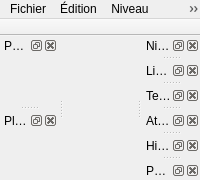
<?xml version="1.0" encoding="UTF-8"?>
<ui version="4.0">
 <class>EditorMainWindow</class>
 <!-- Chassis de l'editeur (LOT-68, EX-IHM-073/EX-IHM-074).

      La barre de menus est organisee PAR NATURE D'ACTION (fichier, edition, niveau, affichage,
      atelier, aide) et non plus par ordre d'arrivee : « Enregistrer » et « Annuler » vivaient dans
      un menu « Niveau » qui n'etait ni l'un ni l'autre. Les reglages nombreux et homogenes
      (calques, panneaux, theme) sont regroupes en SOUS-MENUS : le menu « Affichage » alignait
      vingt-trois entrees a plat, ce qui ne se parcourt pas.

      Les commandes elles-memes ne sont PAS declarees ici : elles viennent du catalogue d'actions
      (hmi::editorActionCatalog), source unique exigee par EX-IHM-055. Le .ui declare les menus,
      leurs separateurs et les actions qui n'ont pas de commande derriere elles. -->
 <widget class="QMainWindow" name="EditorMainWindow">
  <property name="dockNestingEnabled"><bool>true</bool></property>
  <!-- Widget central : coquille exigee par Qt pour une QMainWindow, remplacee en code par le
       QStackedWidget (menu/options/viewport). -->
  <widget class="QWidget" name="centralHost"/>

  <!-- Barres d'outils : declarees ici (LOT-68) plutot que construites en code. Une seule est
       visible a la fois, selon l'espace de travail actif (hmi::dressingForWorkspace). -->
  <widget class="QToolBar" name="EditorToolBar">
   <property name="movable"><bool>false</bool></property>
   <attribute name="toolBarArea"><enum>TopToolBarArea</enum></attribute>
   <attribute name="toolBarBreak"><bool>false</bool></attribute>
  </widget>
  <widget class="QToolBar" name="PixelToolBar">
   <property name="movable"><bool>false</bool></property>
   <attribute name="toolBarArea"><enum>TopToolBarArea</enum></attribute>
   <attribute name="toolBarBreak"><bool>false</bool></attribute>
  </widget>

  <widget class="QMenuBar" name="menubar">
   <widget class="QMenu" name="fileMenu">
    <property name="title"><string>Fichier</string></property>
    <!-- Enregistrer, Renommer : inseres en code depuis le catalogue, avant actResize. -->
    <addaction name="actResize"/>
    <addaction name="separator"/>
    <addaction name="actQuit"/>
   </widget>
   <widget class="QMenu" name="editMenu">
    <property name="title"><string>Édition</string></property>
    <!-- Annuler, Refaire, Copier, Coller : inseres en code depuis le catalogue. -->
   </widget>
   <widget class="QMenu" name="levelMenu">
    <property name="title"><string>Niveau</string></property>
    <!-- Essayer : insere en code depuis le catalogue. -->
   </widget>
   <widget class="QMenu" name="viewMenu">
    <property name="title"><string>Affichage</string></property>
    <!-- Recadrer, Grille, Mode de rendu : inseres en code, avant les sous-menus. -->
    <addaction name="separator"/>
    <addaction name="workspaceMenu"/>
    <addaction name="layersMenu"/>
    <addaction name="panelsMenu"/>
    <addaction name="themeMenu"/>
   </widget>
   <widget class="QMenu" name="workshopMenu">
    <property name="title"><string>Atelier</string></property>
    <!-- Ouvrir/Nouveau/Enregistrer/Enregistrer sous, miroirs et rotations : inseres en code.
         Ce menu n'existe que dans l'espace « Atelier pixel art ». -->
   </widget>
   <widget class="QMenu" name="helpMenu">
    <property name="title"><string>Aide</string></property>
    <!-- Aperçu des raccourcis : insere en code depuis le catalogue. -->
   </widget>

   <!-- Sous-menu Espace de travail : trois entrees exclusives depuis le LOT-69 (mode creation).
        Le selecteur vit ICI et nulle part ailleurs (EX-IHM-062) ; le mettre aussi en barre
        d'outils y remettrait des boutons que le LOT-68 vient d'en retirer. -->
   <widget class="QMenu" name="workspaceMenu">
    <property name="title"><string>Espace de travail</string></property>
    <addaction name="actWorkspaceLevel"/>
    <addaction name="actWorkspacePlanes"/>
    <addaction name="actWorkspacePixelArt"/>
   </widget>
   <!-- Sous-menu Calques : les sept actions suivent l'ORDRE DE DESSIN (hmi::RenderLayer,
        EX-REN-014). Elles sont declarees ici, mais leur connexion au viewport est derivee de
        l'enumeration, jamais recopiee. -->
   <widget class="QMenu" name="layersMenu">
    <property name="title"><string>Calques</string></property>
    <addaction name="actLayerBackground"/>
    <addaction name="actLayerPlaneBehind"/>
    <addaction name="actLayerShadow"/>
    <addaction name="actLayerTileSkin"/>
    <addaction name="actLayerObjects"/>
    <addaction name="actLayerPlayer"/>
    <addaction name="actLayerPlaneFront"/>
    <addaction name="separator"/>
    <addaction name="actShowAllLayers"/>
   </widget>
   <!-- Sous-menu Panneaux : les bascules de visibilite des docks sont ajoutees en code
        (toggleViewAction, dynamiques et propres a l'espace actif). -->
   <widget class="QMenu" name="panelsMenu">
    <property name="title"><string>Panneaux</string></property>
    <addaction name="separator"/>
    <addaction name="actFollowActiveTool"/>
    <addaction name="actResetLayout"/>
   </widget>
   <widget class="QMenu" name="themeMenu">
    <property name="title"><string>Thème</string></property>
    <addaction name="actThemeSystem"/>
    <addaction name="actThemeLight"/>
    <addaction name="actThemeDark"/>
   </widget>

   <addaction name="fileMenu"/>
   <addaction name="editMenu"/>
   <addaction name="levelMenu"/>
   <addaction name="viewMenu"/>
   <addaction name="workshopMenu"/>
   <addaction name="helpMenu"/>
  </widget>

  <!-- Panneaux dockables : coquilles nommées (objectName stable pour la persistance QSettings) ;
       leur contenu (arbre de palette, outils, navigateur) est branché en code (setWidget). -->
  <widget class="QDockWidget" name="PalettePanel">
   <property name="windowTitle"><string>Palette</string></property>
   <attribute name="dockWidgetArea"><number>1</number></attribute>
   <widget class="QWidget" name="paletteContents"/>
  </widget>
  <widget class="QDockWidget" name="PlanesPanel">
   <property name="windowTitle"><string>Plans</string></property>
   <attribute name="dockWidgetArea"><number>1</number></attribute>
   <widget class="QWidget" name="planesContents"/>
  </widget>
  <widget class="QDockWidget" name="LevelsPanel">
   <property name="windowTitle"><string>Niveaux</string></property>
   <attribute name="dockWidgetArea"><number>2</number></attribute>
   <widget class="QWidget" name="levelsContents"/>
  </widget>
  <widget class="QDockWidget" name="LinksPanel">
   <property name="windowTitle"><string>Liens</string></property>
   <attribute name="dockWidgetArea"><number>2</number></attribute>
   <widget class="QWidget" name="linksContents"/>
  </widget>
  <widget class="QDockWidget" name="TexturesPanel">
   <property name="windowTitle"><string>Textures</string></property>
   <attribute name="dockWidgetArea"><number>2</number></attribute>
   <widget class="QWidget" name="texturesContents"/>
  </widget>
  <!-- Atelier pixel art (LOT-54 TACHE-04) : canevas et historique visuel. Depuis le LOT-68, ces
       trois docks appartiennent a l'espace « Atelier pixel art » et ne sont plus tabifies avec les
       panneaux d'edition de niveau — on ne melange plus deux domaines dans la meme pile. -->
  <widget class="QDockWidget" name="PixelCanvasPanel">
   <property name="windowTitle"><string>Atelier</string></property>
   <attribute name="dockWidgetArea"><number>2</number></attribute>
   <widget class="QWidget" name="pixelCanvasContents"/>
  </widget>
  <widget class="QDockWidget" name="PixelHistoryPanel">
   <property name="windowTitle"><string>Historique de l'atelier</string></property>
   <attribute name="dockWidgetArea"><number>2</number></attribute>
   <widget class="QWidget" name="pixelHistoryContents"/>
  </widget>
  <widget class="QDockWidget" name="PixelPalettePanel">
   <property name="windowTitle"><string>Palette</string></property>
   <attribute name="dockWidgetArea"><number>2</number></attribute>
   <widget class="QWidget" name="pixelPaletteContents"/>
  </widget>

  <action name="actQuit"><property name="text"><string>Quitter</string></property></action>
  <action name="actResize"><property name="text"><string>Redimensionner…</string></property></action>
  <action name="actResetLayout"><property name="text"><string>Réinitialiser la disposition</string></property></action>
  <action name="actFollowActiveTool">
   <property name="checkable"><bool>true</bool></property>
   <property name="text"><string>Suivre l'outil actif</string></property>
  </action>
  <action name="actWorkspaceLevel">
   <property name="checkable"><bool>true</bool></property>
   <property name="checked"><bool>true</bool></property>
   <property name="text"><string>Édition de niveau</string></property>
  </action>
  <action name="actWorkspacePlanes">
   <property name="checkable"><bool>true</bool></property>
   <property name="text"><string>Mode création</string></property>
  </action>
  <action name="actWorkspacePixelArt">
   <property name="checkable"><bool>true</bool></property>
   <property name="text"><string>Atelier pixel art</string></property>
  </action>
  <action name="actShowAllLayers"><property name="text"><string>Tout afficher</string></property></action>
  <action name="actThemeSystem">
   <property name="checkable"><bool>true</bool></property>
   <property name="text"><string>Système</string></property>
  </action>
  <action name="actThemeLight">
   <property name="checkable"><bool>true</bool></property>
   <property name="text"><string>Clair</string></property>
  </action>
  <action name="actThemeDark">
   <property name="checkable"><bool>true</bool></property>
   <property name="text"><string>Sombre</string></property>
  </action>
  <action name="actLayerBackground">
   <property name="checkable"><bool>true</bool></property>
   <property name="checked"><bool>true</bool></property>
   <property name="text"><string>Fond</string></property>
  </action>
  <action name="actLayerPlaneBehind">
   <property name="checkable"><bool>true</bool></property>
   <property name="checked"><bool>true</bool></property>
   <property name="text"><string>Plans derrière</string></property>
  </action>
  <action name="actLayerShadow">
   <property name="checkable"><bool>true</bool></property>
   <property name="checked"><bool>true</bool></property>
   <property name="text"><string>Ombres</string></property>
  </action>
  <action name="actLayerTileSkin">
   <property name="checkable"><bool>true</bool></property>
   <property name="checked"><bool>true</bool></property>
   <property name="text"><string>Skin des tuiles</string></property>
  </action>
  <action name="actLayerObjects">
   <property name="checkable"><bool>true</bool></property>
   <property name="checked"><bool>true</bool></property>
   <property name="text"><string>Objets interactifs</string></property>
  </action>
  <action name="actLayerPlayer">
   <property name="checkable"><bool>true</bool></property>
   <property name="checked"><bool>true</bool></property>
   <property name="text"><string>Personnage</string></property>
  </action>
  <action name="actLayerPlaneFront">
   <property name="checkable"><bool>true</bool></property>
   <property name="checked"><bool>true</bool></property>
   <property name="text"><string>Plans devant</string></property>
  </action>
 </widget>
 <resources/>
 <connections/>
</ui>
